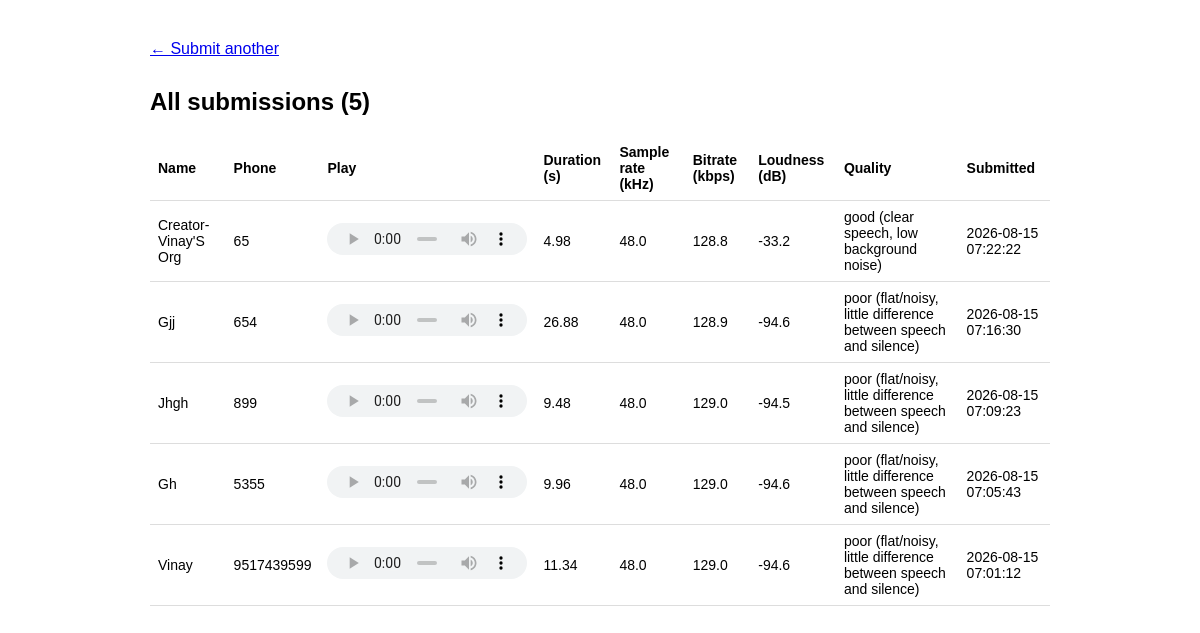
/submissions, run on an earlier commit of the app's database.
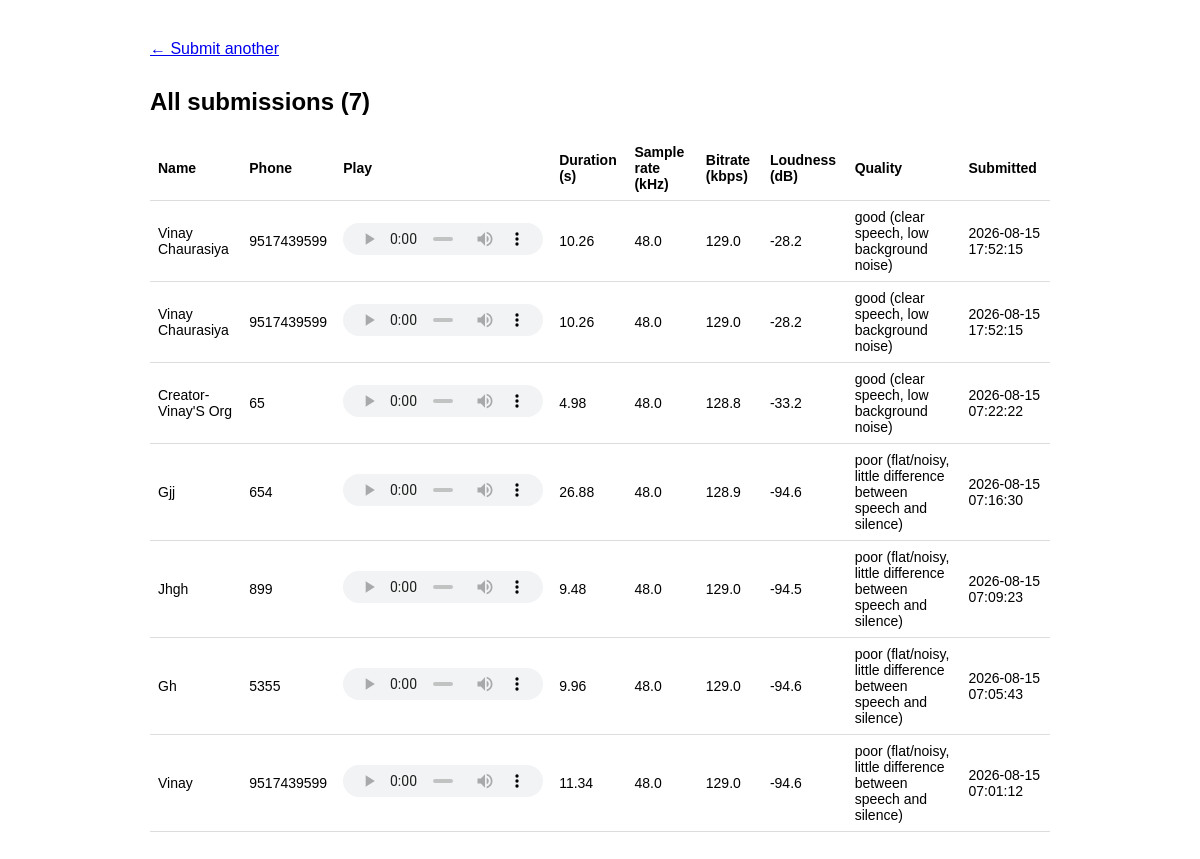
And on a later commit of the database.
### tables this page shows
CREATE TABLE audio_submissions (
        id INTEGER PRIMARY KEY AUTOINCREMENT,
        person_id INTEGER REFERENCES people(person_id),
        name TEXT, phone TEXT, filename TEXT,
        duration_sec REAL, sample_rate_khz REAL, bitrate_kbps REAL,
        loudness_db REAL, quality_estimate TEXT, submitted_at TEXT
    );

### app.py (the view)
@app.route("/submissions")
def submissions():
    conn = get_db()
    rows = conn.execute(
        "SELECT * FROM audio_submissions ORDER BY submitted_at DESC"
    ).fetchall()
    conn.close()
    return render_template("list.html", rows=rows)

### app.py (called while the page is built)
def get_db():
    conn = sqlite3.connect(DB_PATH)
    conn.row_factory = sqlite3.Row
    return conn

### templates/list.html (shortened to what this page needs)
<!DOCTYPE html>
<html lang="en">
<head>
</head>
<body>
  <a class="back" href="/">← Submit another</a>
  <h2>All submissions ({{ rows|length }})</h2>
  <table>
    <tr>
      <th>Name</th><th>Phone</th><th>Play</th><th>Duration (s)</th>
      <th>Sample rate (kHz)</th><th>Bitrate (kbps)</th><th>Loudness (dB)</th>
      <th>Quality</th><th>Submitted</th>
    </tr>
    {% for r in rows %}
    <tr>
      <td>{{ r['name'] }}</td>
      <td>{{ r['phone'] }}</td>
      <td><audio controls src="{{ url_for('uploaded_file', filename=r['filename']) }}"></audio></td>
      <td>{{ r['duration_sec'] }}</td>
      <td>{{ r['sample_rate_khz'] }}</td>
      <td>{{ r['bitrate_kbps'] }}</td>
      <td>{{ r['loudness_db'] }}</td>
      <td>{{ r['quality_estimate'] }}</td>
      <td>{{ r['submitted_at'][:19].replace('T', ' ') }}</td>
    </tr>
    {% endfor %}
  </table>
</body>
</html>

### templates/list.html (style rules this page uses)
body { font-family: sans-serif; max-width: 900px; margin: 40px auto; padding: 0 16px; }
table { width: 100%; border-collapse: collapse; margin-top: 16px; }
th, td { text-align: left; padding: 8px; border-bottom: 1px solid #ddd; font-size: 14px; }
audio { width: 200px; height: 32px; }
a.back { display: inline-block; margin-bottom: 10px; }

What changed in the data, as far as the page shows it:
added audio_submissions: name "Vinay Chaurasiya", phone "9517439599", duration_sec "10.26", sample_rate_khz "48.0", bitrate_kbps "129.0", loudness_db "-28.2", quality_estimate "good (clear speech, low background noise)", submitted_at "2026-08-15 17:52:15"
added audio_submissions: name "Vinay Chaurasiya", phone "9517439599", duration_sec "10.26", sample_rate_khz "48.0", bitrate_kbps "129.0", loudness_db "-28.2", quality_estimate "good (clear speech, low background noise)", submitted_at "2026-08-15 17:52:15"
Also different on the page:
{{ rows|length }}: "5" → "7"
